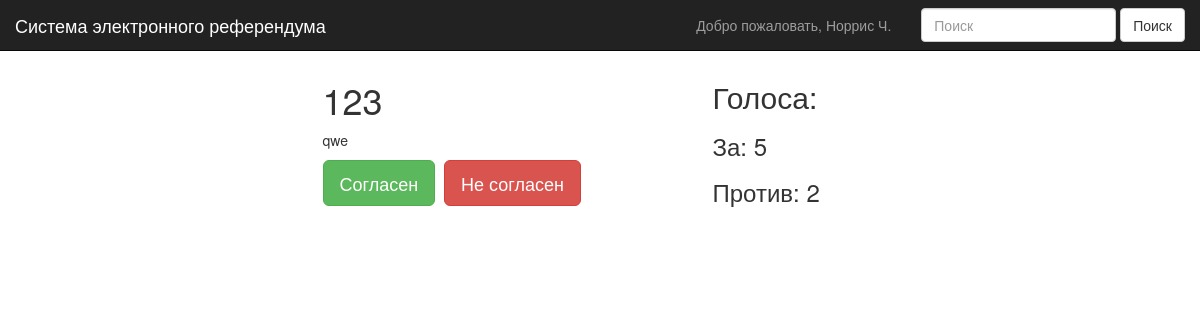
Screenshot of /referendum/9/ (signed in) with the database file from the repository.
### users/models.py (models this page shows, shortened)
class User(AbstractBaseUser, PermissionsMixin):
    first_name = models.CharField(verbose_name=_('Имя'), max_length=75)
    last_name = models.CharField(verbose_name=_('Фамилия'), max_length=75)
    patronymic = models.CharField(
        verbose_name=_('Отчество'),
        max_length=75, blank=True
    )
    email = models.EmailField(
        verbose_name=_('Адрес электронной почты'),
        max_length=254, blank=True
    )
    passport_id = models.CharField(
        verbose_name=_('Номер и серия паспорта'),
        validators=[
            RegexValidator(
                regex=r'[0-9]{10}',
                message='Введен некорректный номер паспорта',
            ),
        ],
        max_length=10,
        unique=True,
    )
    birth_date = models.DateField(verbose_name=_('Дата рождения'))
    address = models.TextField(verbose_name=_('Адрес регистрации'))
    is_approved = models.BooleanField(verbose_name=_('Подтвержден'),
                                      default=False)
    is_staff = models.BooleanField(
        verbose_name=_('Администратор'),
        default=False,
        help_text=_('Обозначает, имеет ли пользователь доступ к '
                    'администраторской панели.')
    )
    is_active = models.BooleanField(
        verbose_name=_('active'),
        default=True,
        help_text=_('Обозначает, является ли пользователь активным '
                    'Вместо удаления аккаунта снимите выбор с этого поля.')
    )
    date_joined = models.DateTimeField(
        verbose_name=_('Присоединился'),
        default=timezone.now
    )
    objects = UserManager()
    USERNAME_FIELD = 'passport_id'
    REQUIRED_FIELDS = []
    class Meta:
        verbose_name = _('Пользователь')
        verbose_name_plural = _('Пользователи')
    def get_short_name(self):
        short_name = '%s %s.' % (self.last_name, str(self.first_name)[0])
        if (str(self.patronymic) != ''):
            short_name += str(self.patronymic)[0] + '.'
        return short_name.strip()

### referendums/models.py (models this page shows, shortened)
class Referendum(models.Model):
    title = models.TextField(verbose_name=_('Название'), max_length=200)
    question = models.TextField(verbose_name=_('Содержание'))
    result = models.TextField(verbose_name=_('Итоговое решение'), blank=True)
    initiator = models.ForeignKey(
        'users.User',
        verbose_name=_('Инициатор'),
    )
    top_address = models.TextField(verbose_name=_('Область проведения'))
    datetime_created = models.DateTimeField(
        verbose_name=_('Создан'),
        default=timezone.now
    )
    def __str__(self):
        return str(self.title)
    class Meta:
        verbose_name = _('Референдум')
        verbose_name_plural = _('Референдумы')

### referendums/views.py (the view)
class ReferendumDetailView(TemplateView):
    template_name = 'referendums/details.html'
    def get_context_data(self, **kwargs):
        context = super(ReferendumDetailView, self).get_context_data(**kwargs)
        context['object'] = Referendum.objects.get(id=kwargs['pk'])
        context['votes'] = Vote.objects.filter(referendum=context['object'])
        context['for'] = len(context['votes'].filter(result='y'))
        context['against'] = len(context['votes'].filter(result='n'))
        print(context)
        return context

### referendums/models.py (called while the page is built)
    def __str__(self):
        return str(self.result)

### templates/referendums/details.html (shortened to what this page needs)
{% extends 'base.html' %}
{% load i18n %}
{% load bootstrap3 %}
{% block content_block %}
  <div class="col-xs-4 col-xs-offset-3">
    <h1>{{ object.title }}</h1>
    {{ object.question }}
    <div style="margin-top: 10px;">
      <form class="" method="post" action="/referendum/{{ object.id }}/agree/" style="display:inline-block;">
        <input class="btn btn-default btn-success btn-lg" type="submit" value="{% trans 'Согласен' %}">
      </form>
      <form class="" method="post" action="/referendum/{{ object.id }}/disagree/" style="display:inline-block; margin-left: 5px;">
        <input class="btn btn-default btn-danger btn-lg" type="submit" value="{% trans 'Не согласен' %}">
      </form>
    </div>
  </div>
  <div class="col-xs-2">
    <h2>{% trans 'Голоса:' %}</h2>
    <h3>{% trans 'За:' %} {{ for }}</h3>
    <h3>{% trans 'Против:' %} {{ against }}</h3>
  </div>
{% endblock content_block %}

### templates/base.html (shortened to what this page needs)
<!DOCTYPE html>
{% load i18n %}
{% load bootstrap3 %}
{% load staticfiles %}
{% bootstrap_css %}
<html>
  <head>
    <link rel="stylesheet" type="text/css" href="{% static 'css/referendums.css' %}" />
  </head>
  <body>
    <div class="navbar navbar-inverse navbar-fixed-top" role="navigation">
      <div class="container-fluid">
        <div class="navbar-header">
          <a class="navbar-brand" href="{% url 'index' %}">{% trans 'Система электронного референдума' %}</a>
        </div>
        <div class="navbar-collapse collapse">
          <ul class="nav navbar-nav navbar-right">
            <form class="navbar-form pull-right" method="get" action="/results/">
              <input type="text" class="form-control" id="search-field" placeholder="Поиск">
              <button type="submit" class="btn btn-default">Поиск</button>
            </form>
            {% if user.is_authenticated %}
              <li class="navbar-text">{% trans 'Добро пожаловать'  %}, {{ user.get_short_name }}</li>
            {% else %}
              <li><a href="{% url 'register' %}">{% trans 'Регистрация' %}</a></li>
            {% endif %}
          </ul>
        </div>
      </div>
    </div>
    <div class="container-fluid" style="padding-top: 60px;">
      {% block content_block %}{% endblock %}
    </div>
  </body>
</html>

### rows the page displays
User: get_short_name "Норрис Ч."
Referendum: title "123", question "qwe"

### other values shown
{{ for }} "5"
{{ against }} "2"
